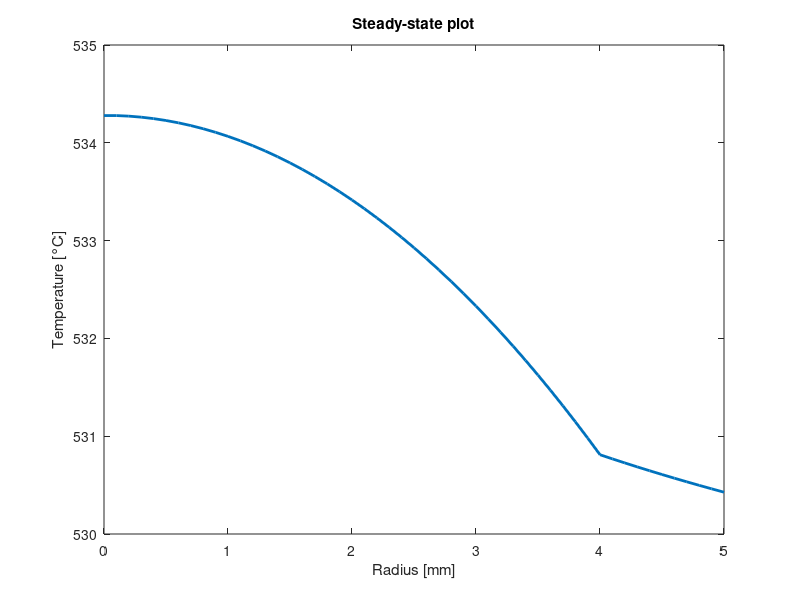
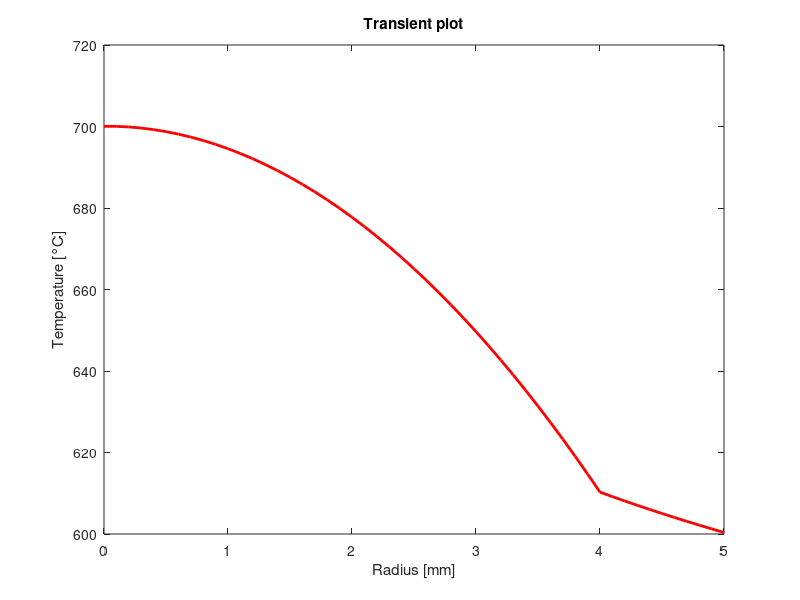

Source code (MATLAB) for these figures, in order:
% A nuclear reactor fuel rod (L ~ 1 m) is composed of two layers, the fuel (MOX) and the cladding,
% in perfect thermal contact, as shown in Fig. 1.
% The rod, under nominal conditions, generates a uniform power of 3.5 MW/m³ (only in the fuel region)
% and is cooled by liquid sodium (Na) at 527.6 °C, with a heat transfer coefficient of 2000 W/(m²·K).
% Starting from the nominal steady-state condition, a transient begins in the reactor, inducing a
% power ramp according to the law:  
%
% qvol(t) = qvol,0 + b·t, where b = 310 kW/(m³·s).  
% 
% The power ramp ends at time ts, when the temperature at the center of the rod reaches 700 °C.
% After ts, the reactor is shut down, and power is generated by decay heat in both the fuel and the cladding,
% according to a given decay heat law:
% 
% qvolspento = @(t) qvolmax*((t-tend).^(-0.2)-t.^(-0.2))
% 
% Prepare a detailed report on the thermal transient analysis of the fuel rod, including:
% 
% a. The temperature distribution at the start of the transient and at time ts.  
% b. A grid independence study of the results for the nominal steady-state condition.  
% c. The evolution of the peak temperature in the fuel and cladding (using a logarithmic scale for the time axis)
% until reaching a new steady state.  
% d. A time discretization independence study of the results.  

% Simone Canevarolo
% S269893
% Exam test - June 2019

%  STEADY-STATE

clear all
close all
clc

din = 8e-3; % m
dout = 10e-3; % m

raggio = dout/2; % m

rcomb = din/2; % m
rguaina = (dout-din)/2; % m

Tna = 527.6+273; % K
Tend = 700+273; % K
hh = 2000; % W/m^2/K
qvolzero = 3.5e6; % W/m^3

b = 310e3; % W/m^3/s

qvol_in = @(t) qvolzero+b.*t;

qvolspento = @(t) qvolmax*((t-tend).^(-0.2)-t.^(-0.2));

kkmox = 4.03; % W/m/K
romox = 11027; % kg/m^3
cpmox = 237; % J/kg/K

kkguaina = 16.3; % W/m/K
roguaina = 6753; % kg/m^3
cpguaina = 327; % J/kg/K


dr = 1e-4; % m
rr = (0:dr:raggio)';
rr1 = (0:dr:rcomb)';
rr2 = (rcomb:dr:raggio)';

Nr = length(rr);
Nr1 = length(rr1);
Nr2 = length(rr2);

aa1 = kkmox/dr^2;
aa2 = kkguaina/dr^2;

sub_diag = 1-dr/2./rr;
main_diag = -2*ones(Nr,1);
sup_diag = 1+dr/2./rr;

Band = [[sub_diag(2:end);0], main_diag, [0;sup_diag(1:end-1)]];

AA = spdiags(Band,-1:1,Nr,Nr);

bb = zeros(Nr,1);
bb(1:Nr1) = -qvolzero*dr^2/kkmox;
% bb(Nr1+1:Nr) = 0;

AA(1,1) = -1;
AA(1,2) = 1;
bb(1) = 0;

AA(Nr1,Nr1-1) = kkmox;
AA(Nr1,Nr1) = -kkguaina-kkmox;
AA(Nr1,Nr1+1) = kkguaina;
bb(Nr1) = 0;

AA(end,end-1) = -kkguaina/dr;
AA(end,end) = kkguaina/dr+hh;
bb(end) = Tna*hh;

TT = AA\bb;

figure(1)
plot(rr*1e3,TT-273, 'LineWidth',2)
title('Steady-state plot')
xlabel('Radius [mm]')
ylabel('Temperature [°C]')



% TRANSIENT

dt = 0.1; % s
time = 0; % s

aa1 = kkmox*dt/romox/cpmox/dr^2;
aa2 = kkguaina*dt/roguaina/cpguaina/dr^2;

Tm = zeros(Nr,1);
Tm1 = Tna*ones(Nr1,1);
Tm2 = Tna*ones(Nr2,1);

Tmax = Tna;

while Tmax < Tend

    sub_diag1 = -aa1.*(1-dr/2./rr1);
    main_diag1 = (1+2*aa1)*ones(Nr1,1);
    sup_diag1 = -aa1.*(1+dr/2./rr1);
    
    sub_diag2 = -aa2.*(1-dr/2./rr2);
    main_diag2 = (1+2*aa2)*ones(Nr2,1);
    sup_diag2 = -aa2.*(1+dr/2./rr2);
    
    sub_diag = [sub_diag1; sub_diag2];
    main_diag = [main_diag1; main_diag2];
    sup_diag = [sup_diag1; sup_diag2];
    
    Band = [[sub_diag(2:end);0], main_diag, [0;sup_diag(1:end-1)]];
    
    AA = spdiags(Band,-1:1,Nr,Nr);
    
    bb = zeros(Nr,1);
    bb(1:Nr1) = Tm(1:Nr1)+qvol_in(time).*dt./romox./cpmox;
    bb(Nr1+1:Nr) = Tm(Nr1+1:Nr);

    AA(1,1) = 1;
    AA(1,2) = -1;
    bb(1) = 0;

    AA(Nr1,Nr1-1) = kkmox;
    AA(Nr1,Nr1) = -kkguaina-kkmox;
    AA(Nr1,Nr1+1) = kkguaina;
    bb(Nr1) = 0;

    AA(end,end-1) = -kkguaina/dr;
    AA(end,end) = kkguaina/dr+hh;
    bb(end) = Tna*hh;
    
    TT = AA\bb;
    
    Tmax = max(TT);
    
    time = time+dt;
    Tm = TT;

end

figure(2)
plot(rr*1e3,TT-273,'r','LineWidth',2)
title('Transient plot')
xlabel('Radius [mm]')
ylabel('Temperature [°C]')
